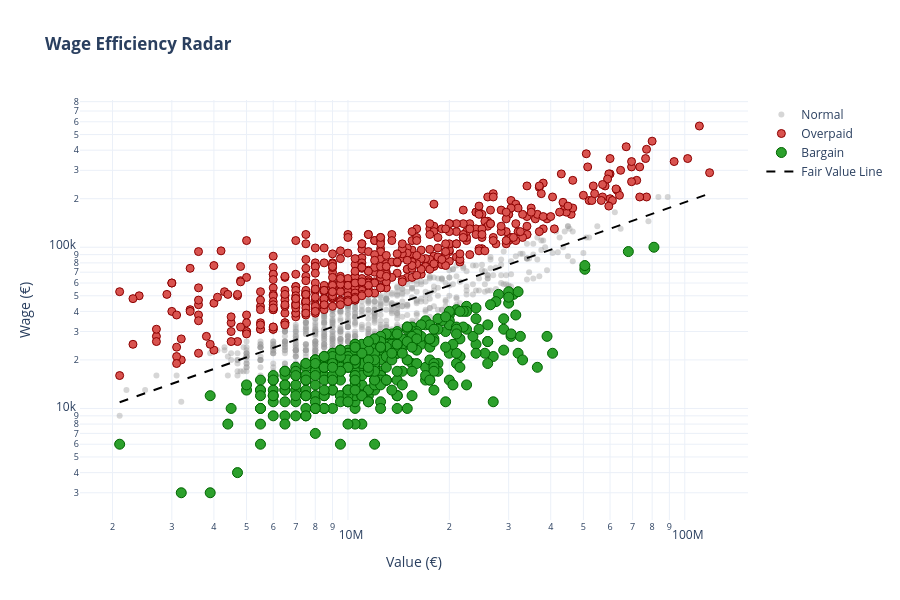

Notebook code for this chart:
### Code cell
import pandas as pd
import numpy as np
import plotly.graph_objects as go
from sklearn.linear_model import LinearRegression

# ==========================================
# 1. PREPARE THE DATA (The Math)
# ==========================================

# A. Filter for "First Team Quality" players only
# (We don't want youth players distorting the wage curve)
mask = (df['Overall'] > 75) & (df['Value'] > 2_000_000) & (df['Wage'] > 2_000)
data = df[mask].copy()

# B. Run the Linear Regression (Log-Log Scale)
# We use Log scale because wages grow exponentially with value
X = np.log(data['Value'].values).reshape(-1, 1)
y = np.log(data['Wage'].values)

model = LinearRegression()
model.fit(X, y)

# C. Calculate "Fair Wage" & "Efficiency Score"
data['Fair_Wage'] = np.exp(model.predict(X))
data['Wage_Delta_Pct'] = ((data['Wage'] - data['Fair_Wage']) / data['Fair_Wage']) * 100

# D. Create the STATUS TAGS (Crucial for Tableau Coloring)
def get_status(pct):
    if pct < -30: 
        return "Target (Underpaid)"  # Green
    elif pct > 30: 
        return "Avoid (Overpaid)"    # Red
    else: 
        return "Normal Market"       # Grey

data['Wage_Status'] = data['Wage_Delta_Pct'].apply(get_status)

# ==========================================
# 2. EXPORT TO CSV (For Tableau)
# ==========================================

# Select only the columns needed for this specific chart
tableau_cols = [
    'Name', 'Club', 'Overall', 'Position',
    'Value', 'Wage', 
    'Fair_Wage', 'Wage_Delta_Pct', 'Wage_Status'
]

# Save the file
data[tableau_cols].to_csv('D:/desktop/MY_DOC/Projects/Comprehensive Analysis FIFA 19/Tableau_Datasets/Tableau_Wage_Efficiency.csv', index=False)
print("✅ File Saved: 'Tableau_Wage_Efficiency.csv'")

# ==========================================
# 3. VERIFY WITH PLOTLY (Optional: Just to check)
# ==========================================

# Split data for coloring
normal = data[data['Wage_Status'] == 'Normal Market']
bargains = data[data['Wage_Status'] == 'Target (Underpaid)']
overpaid = data[data['Wage_Status'] == 'Avoid (Overpaid)']

fig = go.Figure()

# A. Normal (Grey)
fig.add_trace(go.Scatter(
    x=normal['Value'], y=normal['Wage'], mode='markers', name='Normal',
    marker=dict(color='#999999', size=6, opacity=0.4),
    text=normal['Name'],
    customdata=np.stack((normal['Club'], normal['Overall'], normal['Value'], normal['Wage'], normal['Wage_Delta_Pct']), axis=-1),
    hovertemplate="<b>%{text}</b><br>" +
                  "Club: %{customdata[0]}<br>" +
                  "Overall: %{customdata[1]}<br>" +
                  "Value: €%{customdata[2]:,.0f}<br>" +
                  "Wage: €%{customdata[3]:,.0f}<br>" +
                  "<b>Status: Fair Price </b><extra></extra>"
))

# B. Overpaid (Red)
fig.add_trace(go.Scatter(
    x=overpaid['Value'], y=overpaid['Wage'], mode='markers', name='Overpaid',
    marker=dict(color='#D9534F', size=8, line=dict(width=1, color='DarkRed')),
    text=overpaid['Name'],
    customdata=np.stack((overpaid['Club'], overpaid['Overall'], overpaid['Value'], overpaid['Wage'], overpaid['Wage_Delta_Pct']), axis=-1),
    hovertemplate="<b>%{text}</b><br>" +
                  "Club: %{customdata[0]}<br>" +
                  "Overall: %{customdata[1]}<br>" +
                  "Value: €%{customdata[2]:,.0f}<br>" +
                  "Wage: €%{customdata[3]:,.0f}<br>" +
                  "<b>Status: Overpaid by +%{customdata[4]:.1f}%</b><extra></extra>"
))

# C. Bargains (Green)
fig.add_trace(go.Scatter(
    x=bargains['Value'], y=bargains['Wage'], mode='markers', name='Bargain',
    marker=dict(color='#2CA02C', size=10, line=dict(width=1, color='DarkGreen')),
    text=bargains['Name'],
    customdata=np.stack((bargains['Club'], bargains['Overall'], bargains['Value'], bargains['Wage'], bargains['Wage_Delta_Pct']), axis=-1),
    hovertemplate="<b>%{text}</b><br>" +
                  "Club: %{customdata[0]}<br>" +
                  "Overall: %{customdata[1]}<br>" +
                  "Value: €%{customdata[2]:,.0f}<br>" +
                  "Wage: €%{customdata[3]:,.0f}<br>" +
                  "<b>Status: Underpaid by %{customdata[4]:.1f}%</b><extra></extra>"
))

# D. Trendline
x_range = np.linspace(data['Value'].min(), data['Value'].max(), 100)
y_pred = np.exp(model.predict(np.log(x_range).reshape(-1, 1)))
fig.add_trace(go.Scatter(x=x_range, y=y_pred, mode='lines', line=dict(color='black', dash='dash'), name='Fair Value Line'))

fig.update_layout(
    title="<b>Wage Efficiency Radar</b>",
    xaxis_type="log", yaxis_type="log",
    xaxis_title="Value (€)", yaxis_title="Wage (€)",
    template="plotly_white", height=600
)
fig.show()

### Figure 1 — Plotly figure (JSON) as saved in the notebook; plotly's stock layout.template omitted (floating-point values rounded to 4 significant figures; data arrays with more than 128 entries replaced by an {"elided": "..."} marker saying what was removed)
{"data": [{"customdata": {"elided": "575x5 mixed values"}, "hovertemplate": "<b>%{text}</b><br>Club: %{customdata[0]}<br>Overall: %{customdata[1]}<br>Value: €%{customdata[2]:,.0f}<br>Wage: €%{customdata[3]:,.0f}<br><b>Status: Fair Price </b><extra></extra>", "marker": {"color": "#999999", "opacity": 0.4, "size": 6}, "mode": "markers", "name": "Normal", "text": {"elided": "575 str values"}, "type": "scatter", "x": {"elided": "575 float values"}, "y": {"elided": "575 float values"}}, {"customdata": {"elided": "511x5 mixed values"}, "hovertemplate": "<b>%{text}</b><br>Club: %{customdata[0]}<br>Overall: %{customdata[1]}<br>Value: €%{customdata[2]:,.0f}<br>Wage: €%{customdata[3]:,.0f}<br><b>Status: Overpaid by +%{customdata[4]:.1f}%</b><extra></extra>", "marker": {"color": "#D9534F", "line": {"color": "DarkRed", "width": 1}, "size": 8}, "mode": "markers", "name": "Overpaid", "text": {"elided": "511 str values"}, "type": "scatter", "x": {"elided": "511 float values"}, "y": {"elided": "511 float values"}}, {"customdata": {"elided": "407x5 mixed values"}, "hovertemplate": "<b>%{text}</b><br>Club: %{customdata[0]}<br>Overall: %{customdata[1]}<br>Value: €%{customdata[2]:,.0f}<br>Wage: €%{customdata[3]:,.0f}<br><b>Status: Underpaid by %{customdata[4]:.1f}%</b><extra></extra>", "marker": {"color": "#2CA02C", "line": {"color": "DarkGreen", "width": 1}, "size": 10}, "mode": "markers", "name": "Bargain", "text": {"elided": "407 str values"}, "type": "scatter", "x": {"elided": "407 float values"}, "y": {"elided": "407 float values"}}, {"line": {"color": "black", "dash": "dash"}, "mode": "lines", "name": "Fair Value Line", "type": "scatter", "x": [2100000.0, 3276000.0, 4452000.0, 5627000.0, 6803000.0, 7979000.0, 9155000.0, 10330000.0, 11510000.0, 12680000.0, 13860000.0, 15030000.0, 16210000.0, 17380000.0, 18560000.0, 19740000.0, 20910000.0, 22090000.0, 23260000.0, 24440000.0, 25620000.0, 26790000.0, 27970000.0, 29140000.0, 30320000.0, 31490000.0, 32670000.0, 33850000.0, 35020000.0, 36200000.0, 37370000.0, 38550000.0, 39720000.0, 40900000.0, 42080000.0, 43250000.0, 44430000.0, 45600000.0, 46780000.0, 47950000.0, 49130000.0, 50310000.0, 51480000.0, 52660000.0, 53830000.0, 55010000.0, 56180000.0, 57360000.0, 58540000.0, 59710000.0, 60890000.0, 62060000.0, 63240000.0, 64420000.0, 65590000.0, 66770000.0, 67940000.0, 69120000.0, 70290000.0, 71470000.0, 72650000.0, 73820000.0, 75000000.0, 76170000.0, 77350000.0, 78520000.0, 79700000.0, 80880000.0, 82050000.0, 83230000.0, 84400000.0, 85580000.0, 86750000.0, 87930000.0, 89110000.0, 90280000.0, 91460000.0, 92630000.0, 93810000.0, 94980000.0, 96160000.0, 97340000.0, 98510000.0, 99690000.0, 100900000.0, 102000000.0, 103200000.0, 104400000.0, 105600000.0, 106700000.0, 107900000.0, 109100000.0, 110300000.0, 111400000.0, 112600000.0, 113800000.0, 115000000.0, 116100000.0, 117300000.0, 118500000.0], "y": [10940.0, 15190.0, 19050.0, 22650.0, 26060.0, 29320.0, 32460.0, 35490.0, 38430.0, 41290.0, 44090.0, 46820.0, 49500.0, 52130.0, 54710.0, 57250.0, 59750.0, 62220.0, 64650.0, 67040.0, 69410.0, 71750.0, 74070.0, 76350.0, 78620.0, 80860.0, 83080.0, 85280.0, 87460.0, 89620.0, 91760.0, 93880.0, 95990.0, 98080.0, 100200.0, 102200.0, 104300.0, 106300.0, 108300.0, 110300.0, 112300.0, 114300.0, 116300.0, 118200.0, 120200.0, 122100.0, 124000.0, 125900.0, 127800.0, 129700.0, 131600.0, 133500.0, 135300.0, 137200.0, 139000.0, 140900.0, 142700.0, 144500.0, 146300.0, 148100.0, 149900.0, 151700.0, 153500.0, 155300.0, 157000.0, 158800.0, 160600.0, 162300.0, 164000.0, 165800.0, 167500.0, 169200.0, 170900.0, 172700.0, 174400.0, 176100.0, 177700.0, 179400.0, 181100.0, 182800.0, 184500.0, 186100.0, 187800.0, 189400.0, 191100.0, 192700.0, 194400.0, 196000.0, 197600.0, 199200.0, 200900.0, 202500.0, 204100.0, 205700.0, 207300.0, 208900.0, 210500.0, 212100.0, 213700.0, 215200.0]}], "layout": {"height": 600, "title": {"text": "<b>Wage Efficiency Radar</b>"}, "xaxis": {"title": {"text": "Value (€)"}, "type": "log"}, "yaxis": {"title": {"text": "Wage (€)"}, "type": "log"}}}
